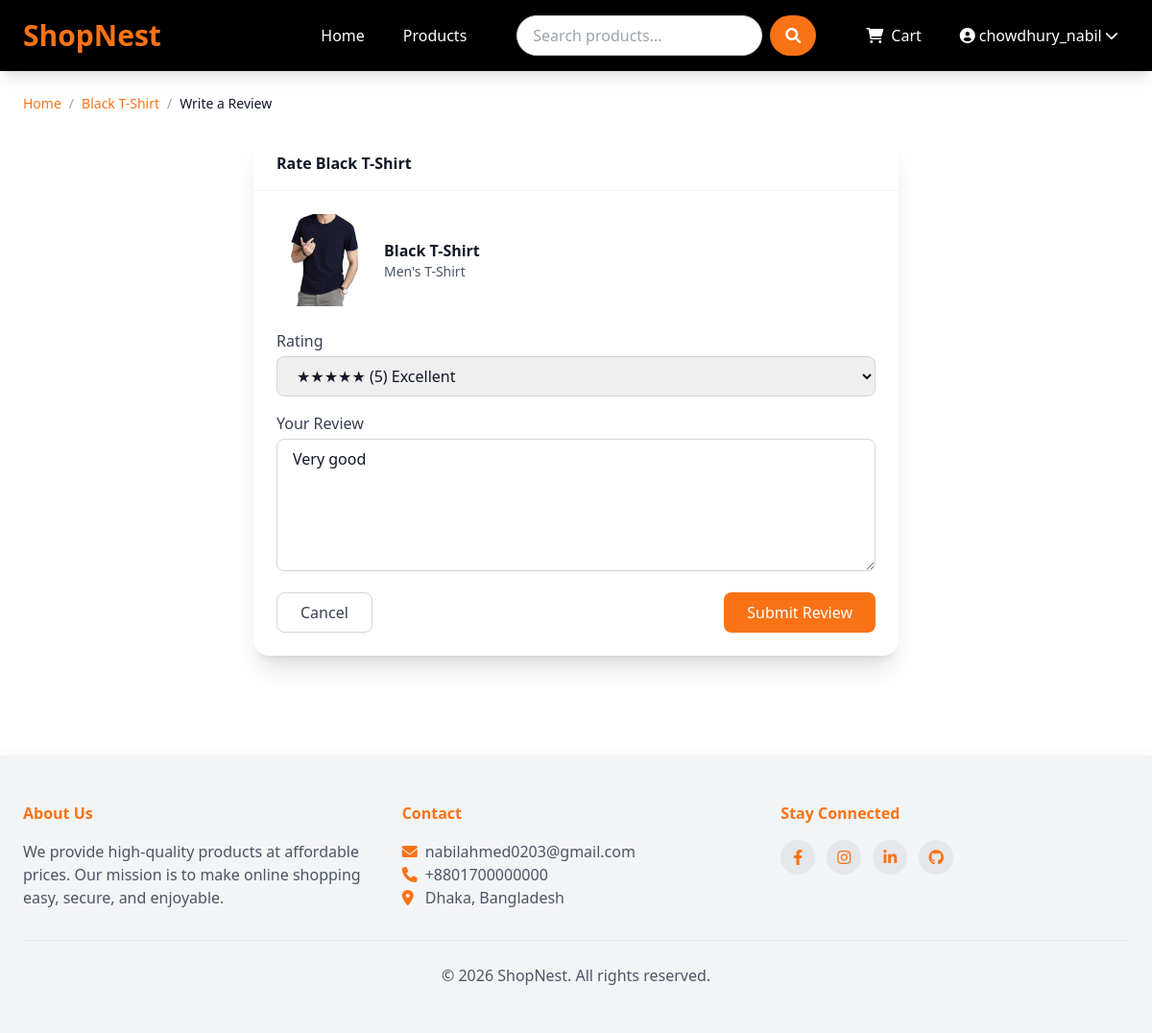
The page /rate/1/ (signed in) on the database its author committed.
### shop/models.py (models this page shows, shortened)
class Product(models.Model):
    name = models.CharField(max_length=100)
    slug = models.SlugField(max_length=200, unique=True)
    category = models.ForeignKey(Category, on_delete=models.CASCADE, related_name='products')
    description = models.TextField()
    price = models.DecimalField(max_digits=10, decimal_places=2)                            # 405.99
    stock = models.PositiveBigIntegerField(default=1)                                       # 1 product minimum
    available = models.BooleanField(default=True)                                           # if the product is available or not; By default Available, can make is unavailable
    created_at = models.DateTimeField(auto_now_add=True)
    updated_at = models.DateTimeField(auto_now=True)
    image = models.ImageField(upload_to='products/%Y/%m/%d')                                 # images will be uploaded to the product folder based on date

class Category(models.Model):
    name = models.CharField(max_length=100)
    slug = models.SlugField(max_length=100, unique=True)                        # slug used for URL; unique = true--> 1 name for 1 product
    description = models.TextField()
    class Meta:
        verbose_name_plural = "Categories"

class Rating(models.Model):
    product = models.ForeignKey(Product, on_delete=models.CASCADE, related_name='ratings')
    user = models.ForeignKey(User, on_delete=models.CASCADE)
    rating = models.PositiveSmallIntegerField(validators=[MinValueValidator(1), MaxValueValidator(5)])                      # rating range (1-5)
    comment = models.TextField()
    created_at = models.DateTimeField(auto_now_add=True)

### shop/views.py (the view)
# urls.py: path('rate/<int:product_id>/', views.rate_product, name="rate_product"),
@login_required
def rate_product(request, product_id):
    product = get_object_or_404(models.Product, id = product_id)                                        # get the specific product
    ordered_items = models.OrderItem.objects.filter(
        order__user = request.user,
        product = product,
        order__paid = True
    )
    if not ordered_items.exists():
        messages.warning(request, 'You can only rate products you have purchased!')
        return redirect('product_detail', slug=product.slug)
    try:
        rating = models.Rating.objects.get(product=product, user = request.user)                            # User already rated once, system will not allow to rate again
    except models.Rating.DoesNotExist:                                                                      # no rating
        rating = None
    if request.method == 'POST':
        form = RatingForm(request.POST, instance = rating)
        if form.is_valid():
            rating = form.save(commit=False)
            rating.product = product
            rating.user = request.user
            rating.save()
            return redirect('product_detail', slug=product.slug)
    else:
        form = RatingForm(instance=rating)
    context = {
        'form' : form,
        'product' : product
    }
    return render(request, 'shop/rate_product.html', context)

### shop/forms.py
class RatingForm(forms.ModelForm):
    class Meta:
        model = Rating
        fields = ['rating','comment']
        widgets = {
            'rating' : forms.Select(choices=[(i,i) for i in range(1,6)]),
            'comment' : forms.Textarea(attrs={'rows' : 4})
        }

### shop/context_processor.py (called while the page is built)
def cart_items_count(request):
    if request.user.is_authenticated:
        try:
            cart = Cart.objects.get(user=request.user)
            return {'cart_items_count' : cart.get_total_items()}                      # "cart_items_count" can be used globally in very view
        except Cart.DoesNotExist:
            {'cart_items_count' : 0}
    return {'cart_items_count' : 0}

### shop/models.py (called while the page is built)
    def get_total_items(self):
        return sum(item.quantity for item in self.items.all())

### templates/shop/rate_product.html (shortened to what this page needs)
{% extends 'base.html' %}
{% block content %}
<nav aria-label="breadcrumb" class="mb-6">
    <ol class="flex flex-wrap gap-2 text-sm">
        <li><a class="text-orange-500 hover:text-orange-600 font-medium" href="{% url 'home' %}">Home</a></li>
        <li class="text-gray-400">/</li>
        <li><a class="text-orange-500 hover:text-orange-600 font-medium" href="{% url 'product_detail' product.slug %}">{{ product.name }}</a></li>
        <li class="text-gray-400">/</li>
        <li class="text-gray-900 font-medium">Write a Review</li>
    </ol>
</nav>
<div class="flex justify-center">
    <div class="w-full max-w-2xl">
        <div class="bg-white rounded-2xl shadow-xl overflow-hidden">
            <div class="border-b border-gray-100 px-6 py-4">
                <h5 class="font-semibold text-gray-900">Rate {{ product.name }}</h5>
            </div>
            <div class="p-6">
                <div class="flex items-center gap-4 mb-6">
                    <div class="flex-shrink-0">
                        {% if product.image %}
                        <img src="{{ product.image.url }}" alt="{{ product.name }}" class="w-24 h-24 object-cover rounded-lg">
                        {% else %}
                        <div class="w-24 h-24 bg-gray-100 rounded-lg flex items-center justify-center">
                            <i class="fas fa-image fa-3x text-gray-400"></i>
                        </div>
                        {% endif %}
                    </div>
                    <div>
                        <h5 class="font-semibold text-gray-900">{{ product.name }}</h5>
                        <p class="text-gray-600 text-sm">{{ product.category.name }}</p>
                    </div>
                </div>
                <form method="post" class="space-y-4">
                    <div>
                        <label for="{{ form.rating.id_for_label }}" class="block font-medium text-gray-700 mb-1">Rating</label>
                        <select id="{{ form.rating.id_for_label }}" name="{{ form.rating.html_name }}" required class="w-full border border-gray-300 rounded-lg px-4 py-2 focus:outline-none focus:ring-2 focus:ring-orange-500 {% if form.rating.errors %}border-red-500{% endif %}">
                            <option value="5" {% if form.rating.value == 5 %}selected{% endif %}>★★★★★ (5) Excellent</option>
                        </select>
                    </div>
                    <div>
                        <label for="{{ form.comment.id_for_label }}" class="block font-medium text-gray-700 mb-1">Your Review</label>
                        <textarea id="{{ form.comment.id_for_label }}" name="{{ form.comment.html_name }}" rows="5" class="w-full border border-gray-300 rounded-lg px-4 py-2 focus:outline-none focus:ring-2 focus:ring-orange-500 {% if form.comment.errors %}border-red-500{% endif %}">{{ form.comment.value|default:'' }}</textarea>
                    </div>
                    <div class="flex justify-between gap-4">
                        <a href="{% url 'product_detail' product.slug %}" class="border border-gray-300 text-gray-700 hover:bg-gray-50 px-6 py-2 rounded-lg font-medium transition duration-300">Cancel</a>
                        <button type="submit" class="bg-orange-500 text-white px-6 py-2 rounded-lg font-medium hover:bg-black transition duration-300">Submit Review</button>
                    </div>
                </form>
            </div>
        </div>
    </div>
</div>
{% endblock %}

### templates/base.html (shortened to what this page needs)
<!DOCTYPE html>
<html lang="en">
<head>
    <script src="https://cdn.tailwindcss.com"></script>
    <link rel="stylesheet" href="https://cdnjs.cloudflare.com/ajax/libs/font-awesome/6.0.0/css/all.min.css">
    {% load static %}
</head>
<body class="flex flex-col min-h-screen bg-white text-gray-900">
    <header>
        <nav class="bg-black px-6 py-4 shadow-lg">
            <div class="max-w-7xl mx-auto flex flex-wrap items-center justify-between gap-4">
                <a class="text-orange-500 font-bold text-3xl hover:text-orange-400 transition duration-300" href="{% url 'home' %}">ShopNest</a>
                <div id="navbarNav" class="hidden md:flex flex-col md:flex-row md:items-center md:gap-6 w-full md:w-auto">
                    <ul class="flex flex-col md:flex-row md:items-center gap-4 py-4 md:py-0">
                        <li>
                            <a class="text-white hover:text-orange-500 font-medium px-3 py-2 rounded-lg transition duration-300 {% if request.path == '/' %}text-orange-500{% endif %}" href="{% url 'home' %}">Home</a>
                        </li>
                        <li>
                            <a class="text-white hover:text-orange-500 font-medium px-3 py-2 rounded-lg transition duration-300 {% if '/products/' in request.path %}text-orange-500{% endif %}" href="{% url 'product_list' %}">Products</a>
                        </li>
                    </ul>
                    <form class="flex gap-2 my-4 md:my-0 md:mx-4" action="{% url 'product_list' %}" method="get">
                        <input class="flex-1 md:w-48 lg:w-64 border border-gray-300 rounded-full px-4 py-2 focus:outline-none focus:ring-2 focus:ring-orange-500 text-black" type="search" name="search" placeholder="Search products..." aria-label="Search">
                        <button class="bg-orange-500 text-white rounded-full px-4 py-2 hover:bg-black transition duration-300" type="submit">
                            <i class="fas fa-search"></i>
                        </button>
                    </form>
                    <ul class="flex flex-col md:flex-row md:items-center gap-4">
                        <li>
                            <a class="relative text-white hover:text-orange-500 font-medium px-3 py-2 transition duration-300 inline-flex items-center gap-2" href="{% url 'cart_detail' %}">
                                <i class="fas fa-shopping-cart"></i> Cart
                            </a>
                        </li>
                        {% if user.is_authenticated %}
                            <li class="relative group">
                                <button type="button" id="userMenuBtn" class="text-white hover:text-orange-500 font-medium px-3 py-2 transition duration-300 inline-flex items-center gap-1">
                                    <i class="fas fa-user-circle"></i> {{ user.username }} <i class="fas fa-chevron-down text-sm"></i>
                                </button>
                            </li>
                        {% endif %}
                    </ul>
                </div>
            </div>
        </nav>
    </header>
    <main class="flex-1 max-w-7xl mx-auto w-full px-6 py-6">
        {% block content %}{% endblock %}
    </main>
    <footer class="bg-gray-100 mt-20 py-12 px-6 shadow-[0_-4px_10px_rgba(0,0,0,0.03)]">
        <div class="max-w-7xl mx-auto">
            <div class="grid grid-cols-1 md:grid-cols-3 gap-8 mb-8">
                <div>
                    <h5 class="font-semibold text-orange-500 mb-4">About Us</h5>
                    <p class="text-gray-600">We provide high-quality products at affordable prices. Our mission is to make online shopping easy, secure, and enjoyable.</p>
                </div>
                <div>
                    <h5 class="font-semibold text-orange-500 mb-4">Contact</h5>
                    <p class="text-gray-600">
                        <i class="fas fa-envelope text-orange-500 mr-2"></i>nabilahmed0203@gmail.com<br>
                        <i class="fas fa-phone text-orange-500 mr-2"></i>+8801700000000<br>
                        <i class="fas fa-map-marker-alt text-orange-500 mr-2"></i> Dhaka, Bangladesh
                    </p>
                </div>
                <div>
                    <h5 class="font-semibold text-orange-500 mb-4">Stay Connected</h5>
                    <div class="flex gap-3 mb-4">
                        <a href="https://www.facebook.com/share/YmZMGniuiVZrCY1i/" target="_blank" class="w-9 h-9 flex items-center justify-center bg-gray-200 text-orange-500 rounded-full hover:bg-orange-500 hover:text-white transition duration-300">
                            <i class="fab fa-facebook-f"></i>
                        </a>
                        <a href="https://www.instagram.com/_nabil.0203/" target="_blank" class="w-9 h-9 flex items-center justify-center bg-gray-200 text-orange-500 rounded-full hover:bg-orange-500 hover:text-white transition duration-300">
                            <i class="fab fa-instagram"></i>
                        </a>
                        <a href="https://www.linkedin.com/in/nabil0203/" target="_blank" class="w-9 h-9 flex items-center justify-center bg-gray-200 text-orange-500 rounded-full hover:bg-orange-500 hover:text-white transition duration-300">
                            <i class="fab fa-linkedin-in"></i>
                        </a>
                        <a href="https://github.com/nabil0203/shopnest" target="_blank" class="w-9 h-9 flex items-center justify-center bg-gray-200 text-orange-500 rounded-full hover:bg-orange-500 hover:text-white transition duration-300">
                            <i class="fab fa-github"></i>
                        </a>
                    </div>
                </div>
            </div>
            <hr class="border-gray-200 my-6">
            <div class="flex flex-col md:flex-row md:justify-center md:items-center gap-4">
                <p class="text-gray-600">&copy; {% now "Y" %} ShopNest. All rights reserved.</p>
            </div>
        </div>
    </footer>
</body>
</html>

### rows shown on the page
Product: name "Black T-Shirt", image (picture), category.name "Men's T-Shirt"
Rating: comment "Very good"

### other values the page prints
{{ user.username }} "chowdhury_nabil"
